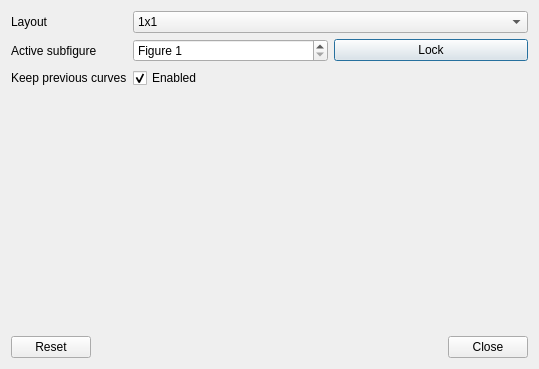
<?xml version="1.0" encoding="UTF-8"?>
<ui version="4.0">
 <class>Dialog</class>
 <widget class="QDialog" name="Dialog">
  <property name="geometry">
   <rect>
    <x>0</x>
    <y>0</y>
    <width>539</width>
    <height>369</height>
   </rect>
  </property>
  <property name="windowTitle">
   <string>Dialog</string>
  </property>
  <layout class="QVBoxLayout" name="verticalLayout">
   <item>
    <layout class="QFormLayout" name="formLayout">
     <property name="fieldGrowthPolicy">
      <enum>QFormLayout::AllNonFixedFieldsGrow</enum>
     </property>
     <item row="0" column="0">
      <widget class="QLabel" name="subdivLabel">
       <property name="text">
        <string>Layout</string>
       </property>
      </widget>
     </item>
     <item row="0" column="1">
      <widget class="QComboBox" name="layoutCombo">
       <property name="toolTip">
        <string>Select a different layout here to show multiple plots side-by-side</string>
       </property>
       <item>
        <property name="text">
         <string>1x1</string>
        </property>
       </item>
       <item>
        <property name="text">
         <string>2x1</string>
        </property>
       </item>
       <item>
        <property name="text">
         <string>1x2</string>
        </property>
       </item>
       <item>
        <property name="text">
         <string>2x2</string>
        </property>
       </item>
       <item>
        <property name="text">
         <string>3x1</string>
        </property>
       </item>
       <item>
        <property name="text">
         <string>1x3</string>
        </property>
       </item>
      </widget>
     </item>
     <item row="1" column="0">
      <widget class="QLabel" name="subfigLabel">
       <property name="text">
        <string>Active subfigure</string>
       </property>
      </widget>
     </item>
     <item row="2" column="0">
      <widget class="QLabel" name="keepPreviousLabel">
       <property name="text">
        <string>Keep previous curves</string>
       </property>
       <property name="buddy">
        <cstring>keepPrevious</cstring>
       </property>
      </widget>
     </item>
     <item row="2" column="1">
      <widget class="QCheckBox" name="keepPrevious">
       <property name="toolTip">
        <string>Keep the curves already in the plot when drawing a new one</string>
       </property>
       <property name="text">
        <string>Enabled</string>
       </property>
       <property name="checked">
        <bool>true</bool>
       </property>
      </widget>
     </item>
     <item row="1" column="1">
      <layout class="QHBoxLayout" name="horizontalLayout">
       <item>
        <widget class="QSpinBox" name="activeSubfigure">
         <property name="toolTip">
          <string>Select the subplot to be used for the next draw request</string>
         </property>
         <property name="prefix">
          <string>Figure </string>
         </property>
         <property name="minimum">
          <number>1</number>
         </property>
        </widget>
       </item>
       <item>
        <widget class="QPushButton" name="lockActiveSubfigure">
         <property name="toolTip">
          <string>Lock the active subfigure value, so subsequent draw requests are drawn into the same figure</string>
         </property>
         <property name="text">
          <string>Lock</string>
         </property>
         <property name="checkable">
          <bool>true</bool>
         </property>
        </widget>
       </item>
      </layout>
     </item>
    </layout>
   </item>
   <item>
    <layout class="QVBoxLayout" name="plotContainer"/>
   </item>
   <item>
    <widget class="QDialogButtonBox" name="buttonBox">
     <property name="toolTip">
      <string>Reset the layout and clear all plots</string>
     </property>
     <property name="orientation">
      <enum>Qt::Horizontal</enum>
     </property>
     <property name="standardButtons">
      <set>QDialogButtonBox::Close|QDialogButtonBox::Reset</set>
     </property>
    </widget>
   </item>
  </layout>
 </widget>
 <resources/>
 <connections>
  <connection>
   <sender>buttonBox</sender>
   <signal>accepted()</signal>
   <receiver>Dialog</receiver>
   <slot>accept()</slot>
   <hints>
    <hint type="sourcelabel">
     <x>248</x>
     <y>254</y>
    </hint>
    <hint type="destinationlabel">
     <x>157</x>
     <y>274</y>
    </hint>
   </hints>
  </connection>
  <connection>
   <sender>buttonBox</sender>
   <signal>rejected()</signal>
   <receiver>Dialog</receiver>
   <slot>reject()</slot>
   <hints>
    <hint type="sourcelabel">
     <x>316</x>
     <y>260</y>
    </hint>
    <hint type="destinationlabel">
     <x>286</x>
     <y>274</y>
    </hint>
   </hints>
  </connection>
 </connections>
</ui>
